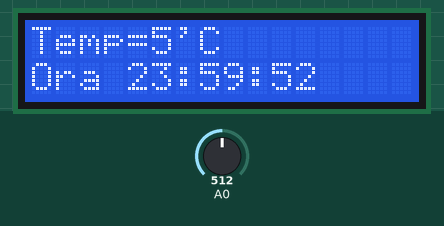
A sketch run on a simulated Arduino Uno, built with avr-gcc and run on an emulated ATmega328P. Parts: 16×2 character LCD. The inputs (shaded band) are chosen by the test bench; at power-on: A0 = 512.

Above: at 1.2 s.
1.3 s: A0 set to 716
At 2.3 s:
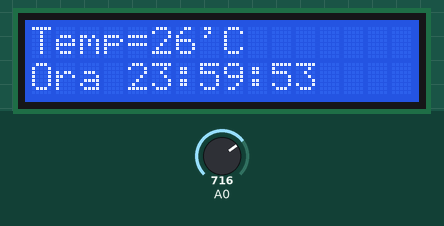
4.5 s: A0 set to 573
At 5.7 s:
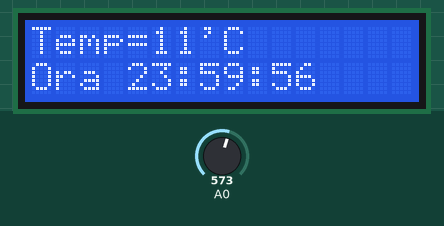
7.5 s: A0 set to 542
At 8.8 s:
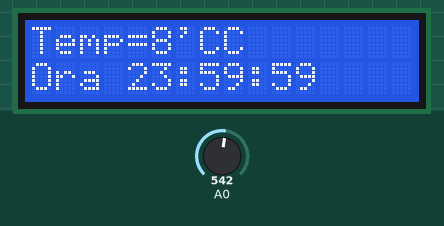
Timing chart, 0 to 10.5 s (numbered marks = the images above; inputs shaded):
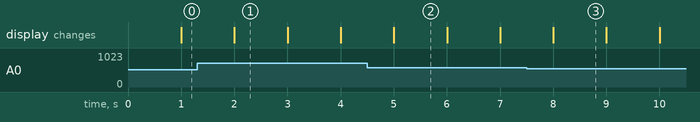

The sketch:

Cod.ino
```cpp
#include <LiquidCrystal.h>

LiquidCrystal lcd(12, 11, 5, 4, 3, 2);

int s=50,m=59,h=23,f;

void initADC(){
  ADCSRA |= (1<<ADPS2)|(1<<ADPS1)|(1<<ADPS0);
  ADMUX  |= (1<<REFS1)|(1<<REFS0);
  ADCSRA |= (1<<ADEN);
}

uint16_t read_adc(){
  ADMUX &= 0xF0;
  ADCSRA |= (1<<ADSC);
  while (ADCSRA & (1<<ADSC));
  return ADC;
}

void initTimer1(){
  TCCR1A = 0;
  TCCR1B = 0;
  TCCR1B |= (1<<WGM12);
  TCCR1B |= (1<<CS12);
  OCR1A = 62499;
  TIMSK1 |= (1<<OCIE1A);
  sei();
}

ISR(TIMER1_COMPA_vect){
  s++;
  f=1;
  if(s>=60){
  	m++;
    s=0;
  }
  if(m>=60){
    h++;
    m=0;
  }
  if(h>=24){
  	h=0;
  }
}

void setup(){
  initADC();
  initTimer1();
  lcd.begin(16,2);
}

void caractere2(int x){
  if(x<10){
    lcd.print('0');
  }
  lcd.print(x);
}

void loop(){
  if(f==1){
    f=0;
    /*
    nu am gasit lm35 in tinkercad
    (tmp36 are offset de 500mv fata de lm35,de aia ii -50)
    */
    int t = read_adc() * 110.0 / 1024.0 - 50.0;
    lcd.setCursor(0,0);
    lcd.print("Temp=");
    lcd.print(t);
    lcd.print("'C");
    lcd.setCursor(0,1);
    lcd.print("Ora ");
    caractere2(h);
    lcd.print(":");
    caractere2(m);
    lcd.print(":");
    caractere2(s);
  }
}
```

Measured:
- the behaviour switches between 559 and 558 on A0 (found by bisection; images 2 and 3)
- after the input at 7.5 s, the display: changes after 0.50 s (image 3)
- what the display in image 1 shows lasts 1.0 s, from 2.0 s to 3.0 s
